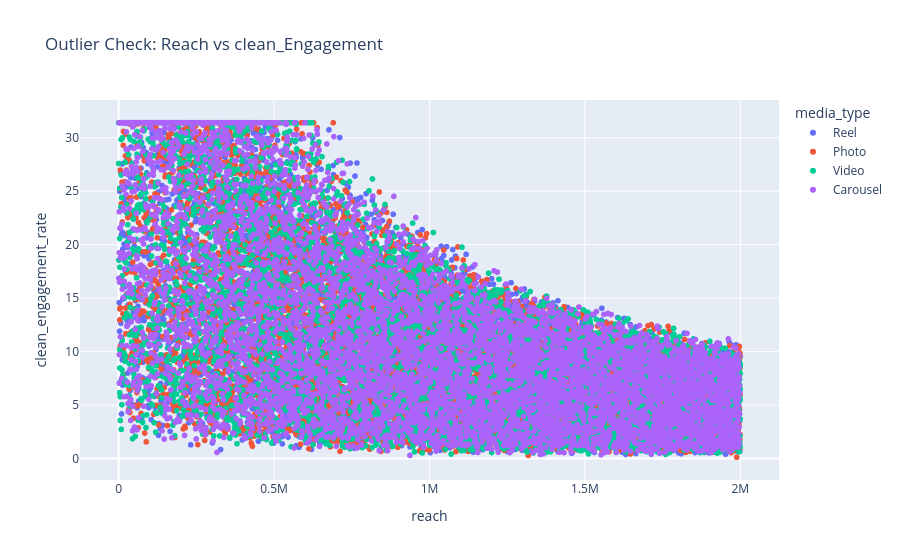

The cell this chart's notebook holds for it:
### Code cell
px.scatter(insta_df, x="reach", y="clean_engagement_rate", color="media_type",
           title="Outlier Check: Reach vs clean_Engagement")

### Figure 1 — Plotly figure (JSON) as saved in the notebook; plotly's stock layout.template omitted (floating-point values rounded to 4 significant figures; data arrays with more than 128 entries replaced by an {"elided": "..."} marker saying what was removed)
{"data": [{"hovertemplate": "media_type=Reel<br>reach=%{x}<br>clean_engagement_rate=%{y}<extra></extra>", "legendgroup": "Reel", "marker": {"color": "#636efa", "symbol": "circle"}, "mode": "markers", "name": "Reel", "showlegend": true, "type": "scattergl", "x": {"elided": "7515 int values"}, "xaxis": "x", "y": {"elided": "7515 float values"}, "yaxis": "y"}, {"hovertemplate": "media_type=Photo<br>reach=%{x}<br>clean_engagement_rate=%{y}<extra></extra>", "legendgroup": "Photo", "marker": {"color": "#EF553B", "symbol": "circle"}, "mode": "markers", "name": "Photo", "showlegend": true, "type": "scattergl", "x": {"elided": "7435 int values"}, "xaxis": "x", "y": {"elided": "7435 float values"}, "yaxis": "y"}, {"hovertemplate": "media_type=Video<br>reach=%{x}<br>clean_engagement_rate=%{y}<extra></extra>", "legendgroup": "Video", "marker": {"color": "#00cc96", "symbol": "circle"}, "mode": "markers", "name": "Video", "showlegend": true, "type": "scattergl", "x": {"elided": "7523 int values"}, "xaxis": "x", "y": {"elided": "7523 float values"}, "yaxis": "y"}, {"hovertemplate": "media_type=Carousel<br>reach=%{x}<br>clean_engagement_rate=%{y}<extra></extra>", "legendgroup": "Carousel", "marker": {"color": "#ab63fa", "symbol": "circle"}, "mode": "markers", "name": "Carousel", "showlegend": true, "type": "scattergl", "x": {"elided": "7526 int values"}, "xaxis": "x", "y": {"elided": "7526 float values"}, "yaxis": "y"}], "layout": {"legend": {"title": {"text": "media_type"}, "tracegroupgap": 0}, "title": {"text": "Outlier Check: Reach vs clean_Engagement"}, "xaxis": {"anchor": "y", "domain": [0, 1], "title": {"text": "reach"}}, "yaxis": {"anchor": "x", "domain": [0, 1], "title": {"text": "clean_engagement_rate"}}}}
